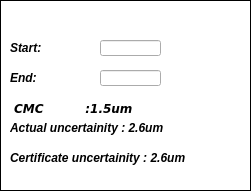
           <widget class="QGroupBox" name="groupBox_14">
            <property name="geometry">
             <rect>
              <x>880</x>
              <y>1490</y>
              <width>251</width>
              <height>191</height>
             </rect>
            </property>
            <property name="styleSheet">
             <string notr="true">QGroupBox{background-color: white;
    border: 1px solid black;
    margin-top: 0.5em;
}
</string>
            </property>
            <property name="title">
             <string/>
            </property>
            <widget class="QLabel" name="label_85">
             <property name="geometry">
              <rect>
               <x>10</x>
               <y>40</y>
               <width>54</width>
               <height>17</height>
              </rect>
             </property>
             <property name="text">
              <string>&lt;b&gt;&lt;i&gt;Start:</string>
             </property>
            </widget>
            <widget class="QLabel" name="label_86">
             <property name="geometry">
              <rect>
               <x>10</x>
               <y>70</y>
               <width>54</width>
               <height>17</height>
              </rect>
             </property>
             <property name="text">
              <string>&lt;b&gt;&lt;i&gt;End:</string>
             </property>
            </widget>
            <widget class="QLabel" name="label_87">
             <property name="geometry">
              <rect>
               <x>10</x>
               <y>100</y>
               <width>181</width>
               <height>17</height>
              </rect>
             </property>
             <property name="text">
              <string>&lt;html&gt;&lt;head/&gt;&lt;body&gt;&lt;pre style=&quot; margin-top:12px; margin-bottom:12px; margin-left:0px; margin-right:0px; -qt-block-indent:0; text-indent:0px;&quot;&gt;&lt;span style=&quot; font-family:'Courier New,courier'; font-weight:600; font-style:italic;&quot;&gt; CMC          :1.5um&lt;/span&gt;&lt;/pre&gt;&lt;/body&gt;&lt;/html&gt;</string>
             </property>
            </widget>
            <widget class="QLabel" name="label_88">
             <property name="geometry">
              <rect>
               <x>10</x>
               <y>120</y>
               <width>181</width>
               <height>17</height>
              </rect>
             </property>
             <property name="text">
              <string>&lt;html&gt;&lt;head/&gt;&lt;body&gt;&lt;p&gt;&lt;span style=&quot; font-weight:600; font-style:italic;&quot;&gt;Actual uncertainity &lt;/span&gt;&lt;span style=&quot; font-family:'Courier New,courier'; font-weight:600; font-style:italic;&quot;/&gt;&lt;span style=&quot; font-weight:600; font-style:italic;&quot;&gt;: 2.6um&lt;/span&gt;&lt;/p&gt;&lt;/body&gt;&lt;/html&gt;</string>
             </property>
            </widget>
            <widget class="QLabel" name="label_89">
             <property name="geometry">
              <rect>
               <x>10</x>
               <y>150</y>
               <width>221</width>
               <height>17</height>
              </rect>
             </property>
             <property name="text">
              <string>&lt;html&gt;&lt;head/&gt;&lt;body&gt;&lt;p&gt;&lt;span style=&quot; font-weight:600; font-style:italic;&quot;&gt;Certificate uncertainity : 2.6um&lt;/span&gt;&lt;/p&gt;&lt;/body&gt;&lt;/html&gt;</string>
             </property>
            </widget>
            <widget class="QLineEdit" name="lineEdit_47">
             <property name="geometry">
              <rect>
               <x>100</x>
               <y>40</y>
               <width>61</width>
               <height>16</height>
              </rect>
             </property>
             <property name="text">
              <string/>
             </property>
            </widget>
            <widget class="QLineEdit" name="lineEdit_48">
             <property name="geometry">
              <rect>
               <x>100</x>
               <y>70</y>
               <width>61</width>
               <height>16</height>
              </rect>
             </property>
            </widget>
           </widget>
